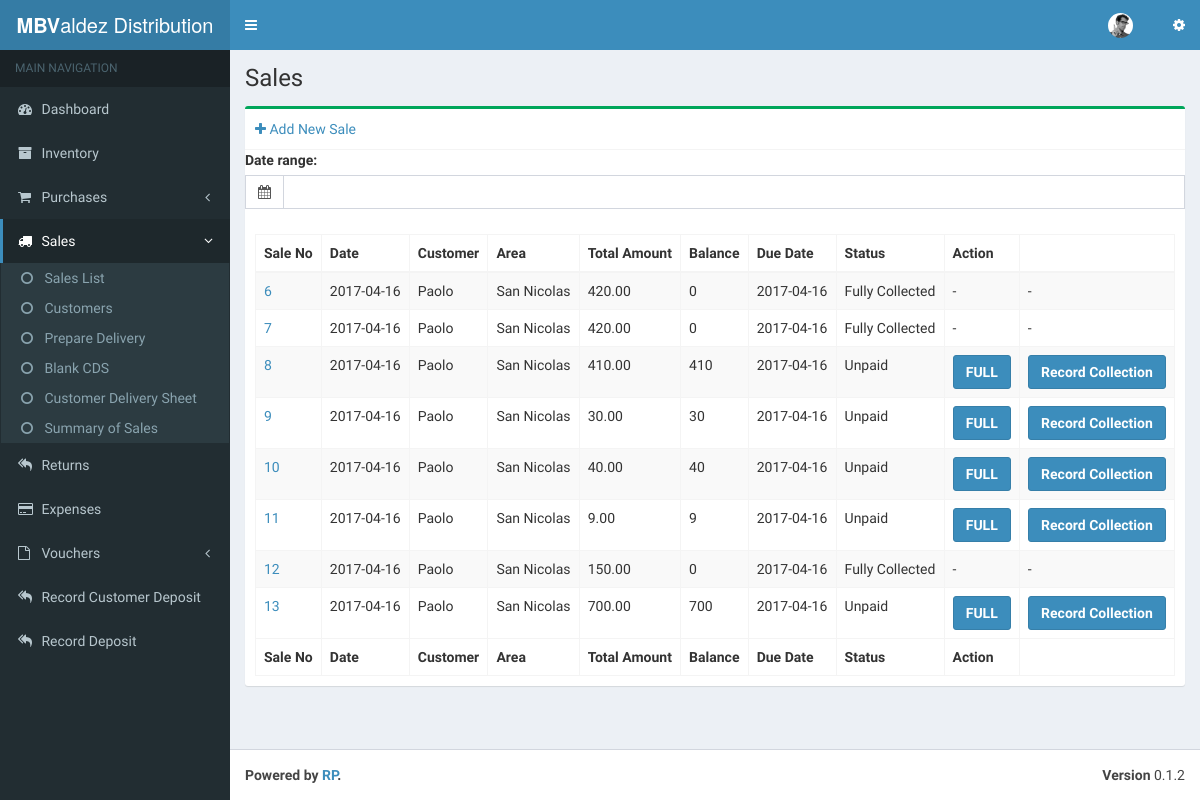
The app's page /pages/sales.php, older data.
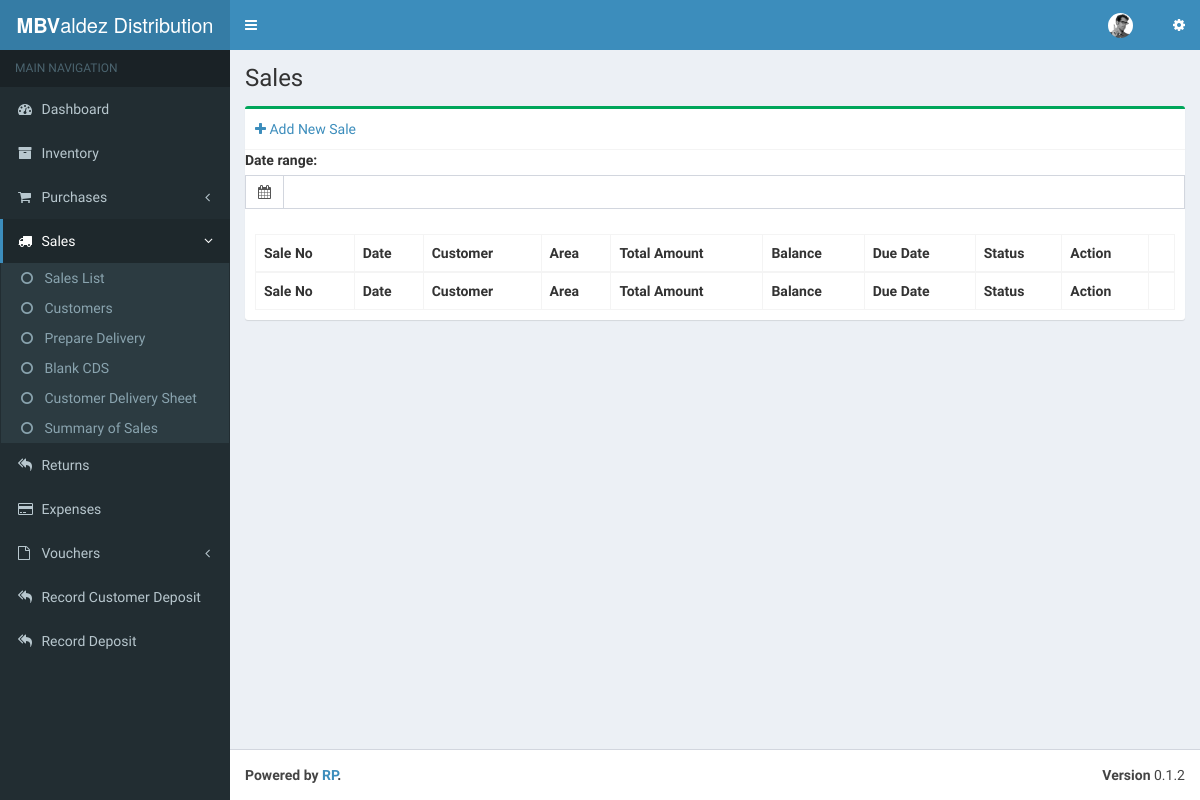
The same page, newer data.
### tables this page shows
CREATE TABLE `sales` (
  `sale_id` int(11) NOT NULL,
  `customer_id` int(11) NOT NULL,
  `sale_date` date NOT NULL,
  `total_amount` decimal(10,2) NOT NULL,
  `amount_paid` decimal(10,2) NOT NULL DEFAULT '0.00',
  `terms` varchar(40) DEFAULT NULL,
  `status` int(11) NOT NULL DEFAULT '1',
  `payment_method` int(11) DEFAULT NULL,
  `due_date` date NOT NULL,
  `cc_id` int(11) DEFAULT NULL,
  `record_id` int(11) NOT NULL,
  `discount` decimal(10,2) NOT NULL
);

CREATE TABLE `customers` (
  `customer_id` int(11) NOT NULL,
  `customer_name` varchar(100) NOT NULL,
  `address` varchar(100) DEFAULT NULL,
  `contact_no` varchar(15) DEFAULT NULL,
  `area_id` int(11) NOT NULL,
  `record_id` int(11) NOT NULL
);

CREATE TABLE `areas` (
  `area_id` int(11) NOT NULL,
  `area_name` varchar(50) NOT NULL
);

CREATE TABLE `status` (
  `status_code` int(11) NOT NULL,
  `status_name` varchar(30) NOT NULL
);

### utils/functions.php (the view, shortened to what the changed rows need)
<?php
class adps_functions{
  private function connect() {
    $link = new mysqli( HOSTNAME, USERNAME, PASSWORD, DATABASE ) or die ( 'Could not connect: ' . mysqli_error () );
    mysqli_select_db ( $link, DATABASE ) or die ( 'Could not select database' . mysql_error () );
    return $link;
  }
  public function getSaleList(){
    $link = $this->connect();
    $query = "SELECT s.sale_id,
                    c.customer_name,
                    a.area_name,
                    s.sale_date,
                    s.total_amount,
                    s.amount_paid,
                    s.terms,
                    stat.status_name,
                    s.payment_method,
                    s.due_date,
                    s.cc_id,
                    s.record_id,
                    s.discount
              FROM  sales s
              INNER JOIN customers c
              ON c.customer_id = s.customer_id
              INNER JOIN areas a
              ON a.area_id = c.area_id
              INNER JOIN status stat
              ON stat.status_code = s.status
              ORDER BY sale_date";
    $result = mysqli_query ( $link, $query );
    $data = array();
    while($row =mysqli_fetch_assoc($result))
    {
        $data[] = $row;
        if($row['total_amount']-$row['amount_paid']>0){
            print "<tr><td><a href=saleDetails.php?sale_id=".$row['sale_id'].">".$row['sale_id']."</a>".
                                            "</td><td>".$row['sale_date'].
                                            "</td><td>".$row['customer_name'].
                                            "</td><td>".$row['area_name'].
                                            "</td><td>".$row['total_amount'].
                                            "</td><td>".($row['total_amount']-$row['amount_paid']).
                                            "</td><td>".$row['due_date'].
                                            "</td><td>".$row['status_name'].
                                            "</td><td><a href='#' class='btn btn-primary btn-block showRecordPayment' onclick='addPaymentFull(".$row['sale_id'].",".$row['total_amount'].",".$row['sale_date'].");'><b>FULL</b></a>".
                                            "</td><td><a href='#' class='btn btn-primary btn-block showRecordPayment' data-toggle='modal' data-target='#recordPayment' data-id='".$row['sale_id']."'><b>Record Collection</b></a></tr>";
        }else{
          print "<tr><td><a href=saleDetails.php?sale_id=".$row['sale_id'].">".$row['sale_id']."</a>".
                                            "</td><td>".$row['sale_date'].
                                            "</td><td>".$row['customer_name'].
                                            "</td><td>".$row['area_name'].
                                            "</td><td>".$row['total_amount'].
                                            "</td><td>".($row['total_amount']-$row['amount_paid']).
                                            "</td><td>".$row['due_date'].
                                            "</td><td>".$row['status_name'].
                                            "</td><td>-</td><td>-</td></tr>";
        }
    }
    return $data;
  }
}
class ui_functions{
  public function showHeader($active){
              print'
        <div class="content-wrapper">
        ';
  }
  public function showHeadHTML($site_title){
    print '
      <title>RP Axis | '.$site_title.'</title>
      <link rel="stylesheet" href="../assets/AdminLTE/bootstrap/css/bootstrap.min.css">
      <link rel="stylesheet" href="../assets/AdminLTE/plugins/select2/select2.min.css">
      <link rel="stylesheet" href="https://cdnjs.cloudflare.com/ajax/libs/font-awesome/4.5.0/css/font-awesome.min.css">
      <link rel="stylesheet" href="https://cdnjs.cloudflare.com/ajax/libs/ionicons/2.0.1/css/ionicons.min.css">
      <link rel="stylesheet" href="../assets/AdminLTE/dist/css/AdminLTE.min.css">
      <link rel="stylesheet" href="../assets/AdminLTE/dist/css/skins/_all-skins.min.css">
      <link rel="stylesheet" href="../assets/AdminLTE/plugins/iCheck/flat/blue.css">
      <link rel="stylesheet" href="../assets/AdminLTE/plugins/morris/morris.css">
      <link rel="stylesheet" href="../assets/AdminLTE/plugins/jvectormap/jquery-jvectormap-1.2.2.css">
      <link rel="stylesheet" href="../assets/AdminLTE/plugins/datepicker/datepicker3.css">
      <link rel="stylesheet" href="../assets/AdminLTE/plugins/daterangepicker/daterangepicker.css">
      <link rel="stylesheet" href="../assets/AdminLTE/plugins/bootstrap-wysihtml5/bootstrap3-wysihtml5.min.css">
      <link rel="stylesheet" href="../assets/AdminLTE/plugins/datatables/dataTables.bootstrap.css">
    ';
  }
}
?>

Row changes from the older to the newer data that the page shows:
removed sales: sale_id "6", sale_date "2017-04-16", customer.customer_name "Paolo", areas.area_name "San Nicolas", total_amount "420.00", $row['total_amount']-$row['amount_paid'] "0", due_date "2017-04-16", status.status_name "Fully Collected"
removed sales: sale_id "7", sale_date "2017-04-16", customer.customer_name "Paolo", areas.area_name "San Nicolas", total_amount "420.00", $row['total_amount']-$row['amount_paid'] "0", due_date "2017-04-16", status.status_name "Fully Collected"
removed sales: sale_id "8", sale_date "2017-04-16", customer.customer_name "Paolo", areas.area_name "San Nicolas", total_amount "410.00", $row['total_amount']-$row['amount_paid'] "410", due_date "2017-04-16", status.status_name "Unpaid"
removed sales: sale_id "9", sale_date "2017-04-16", customer.customer_name "Paolo", areas.area_name "San Nicolas", total_amount "30.00", $row['total_amount']-$row['amount_paid'] "30", due_date "2017-04-16", status.status_name "Unpaid"
removed sales: sale_id "10", sale_date "2017-04-16", customer.customer_name "Paolo", areas.area_name "San Nicolas", total_amount "40.00", $row['total_amount']-$row['amount_paid'] "40", due_date "2017-04-16", status.status_name "Unpaid"
removed sales: sale_id "11", sale_date "2017-04-16", customer.customer_name "Paolo", areas.area_name "San Nicolas", total_amount "9.00", $row['total_amount']-$row['amount_paid'] "9", due_date "2017-04-16", status.status_name "Unpaid"
removed sales: sale_id "12", sale_date "2017-04-16", customer.customer_name "Paolo", areas.area_name "San Nicolas", total_amount "150.00", $row['total_amount']-$row['amount_paid'] "0", due_date "2017-04-16", status.status_name "Fully Collected"
removed sales: sale_id "13", sale_date "2017-04-16", customer.customer_name "Paolo", areas.area_name "San Nicolas", total_amount "700.00", $row['total_amount']-$row['amount_paid'] "700", due_date "2017-04-16", status.status_name "Unpaid"
